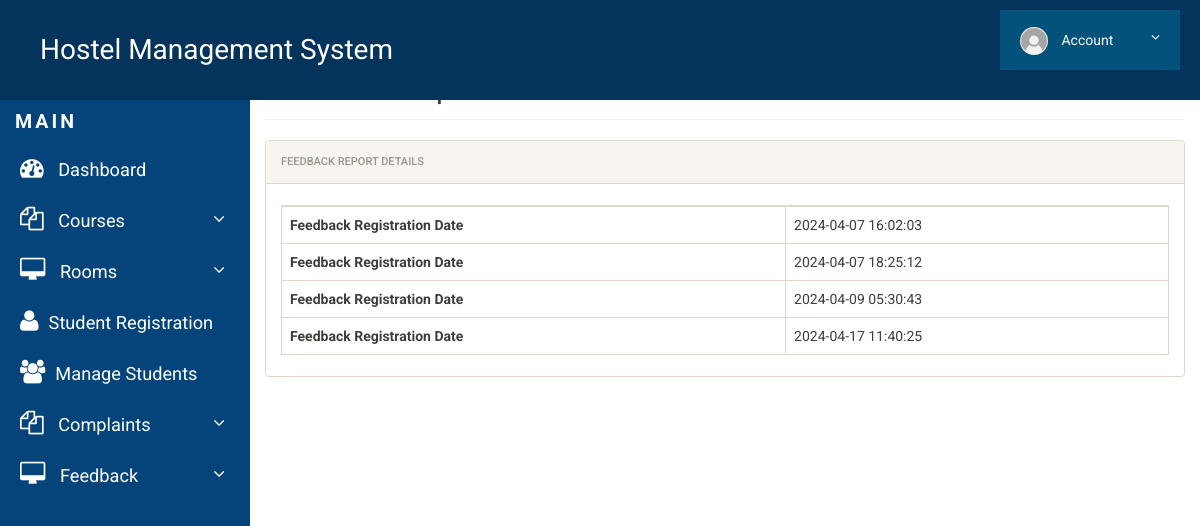
The page /feedback-report.php (signed in) on the database its author committed.
### tables this page shows
CREATE TABLE `feedback` (
  `id` int(11) NOT NULL,
  `AccessibilityWarden` varchar(255) DEFAULT NULL,
  `AccessibilityMember` varchar(255) DEFAULT NULL,
  `RedressalProblem` varchar(255) DEFAULT NULL,
  `Room` varchar(255) DEFAULT NULL,
  `Mess` varchar(255) DEFAULT NULL,
  `HostelSurroundings` varchar(255) DEFAULT NULL,
  `OverallRating` varchar(255) DEFAULT NULL,
  `FeedbackMessage` varchar(255) DEFAULT NULL,
  `userId` int(11) DEFAULT NULL,
  `postinDate` timestamp NULL DEFAULT current_timestamp()
);

### feedback-report.php (the view, shortened to what this page needs)
<?php
include('includes/config.php');
?>
<!doctype html>
<html lang="en" class="no-js">
<head>
	<link rel="stylesheet" href="css/font-awesome.min.css">
	<link rel="stylesheet" href="css/bootstrap.min.css">
	<link rel="stylesheet" href="css/dataTables.bootstrap.min.css">
	<link rel="stylesheet" href="css/bootstrap-social.css">
	<link rel="stylesheet" href="css/bootstrap-select.css">
	<link rel="stylesheet" href="css/fileinput.min.css">
	<link rel="stylesheet" href="css/awesome-bootstrap-checkbox.css">
	<link rel="stylesheet" href="css/style.css">
	<link rel="stylesheet" href="css/font-awesome.min.css">
</head>
<body>
	<?php include('includes/header.php');?>
	<div class="ts-main-content">
			<?php include('includes/sidebar.php');?>
		<div class="content-wrapper">
			<div class="container-fluid">
				<div class="row" id="print">
					<div class="col-md-12">
						<h2 class="page-title" style="margin-top:5%">Feedback Report</h2>
						<div class="panel panel-default">
							<div class="panel-heading">Feedback Report Details</div>
							<div class="panel-body">
<?php
$uid=$_GET['uid'];
$ret="SELECT * FROM feedback  ";
$stmt= $mysqli->prepare($ret);
$stmt->bind_param('i',$uid);
$stmt->execute() ;
$res=$stmt->get_result();
 ?>
		<table id="zctb" class="table table-bordered " cellspacing="0" width="100%" border="1">
<?php
while($row=$res->fetch_object())
	  { ?>
<tr>
<th>Feedback Registration Date</th>
<td><?php echo $row->postinDate;?></td>
</tr>
<?php } ?>
</table>
</div>
</div>
</div>
</div>
</div>
</div>
</div>
</body>
</html>

### css/style.css (style rules this page uses)
html { font-size: 14px; }
@media only screen and (min-width: 480px) { html { font-size: 17px; } }
@media only screen and (min-width: 768px) { html { font-size: 14px; } }
body { font-size: 1em; }
.panel { overflow: hidden; }
.page-title { padding-bottom: 15px; margin-bottom: 20px; border-bottom: 1px solid #f0f0f0; }
.ts-main-content .content-wrapper { padding-top: 15px; margin-top: 10px; }
@media only screen and (min-width: 992px) { .ts-main-content .content-wrapper { margin-left: 250px; } }

### rows shown on the page
feedback: postinDate "2024-04-07 16:02:03"
feedback: postinDate "2024-04-07 18:25:12"
feedback: postinDate "2024-04-09 05:30:43"
feedback: postinDate "2024-04-17 11:40:25"
